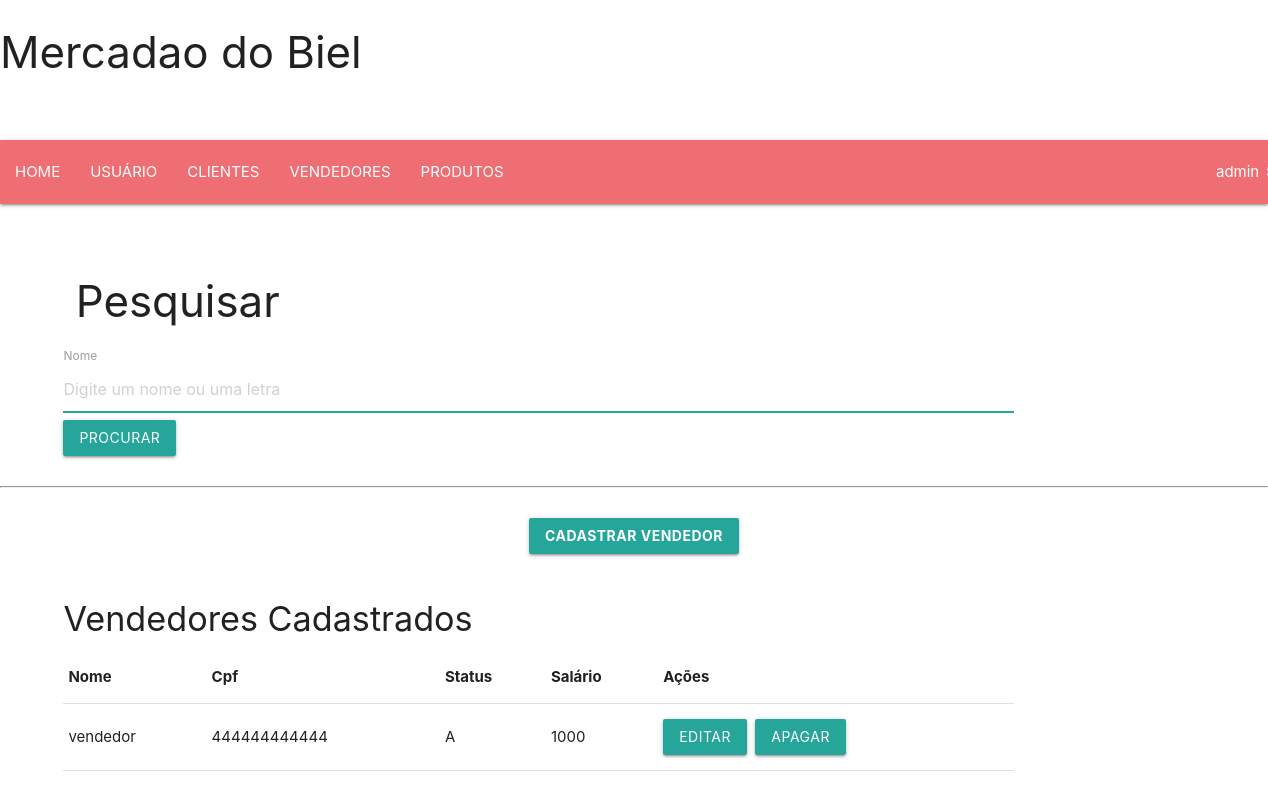
Screenshot of /vendedor.php (signed in) with the database file from the repository.
### tables this page shows
CREATE TABLE `vendedores` (
  `idvendedor` int(11) NOT NULL,
  `salario` int(11) NOT NULL,
  `fk_idpessoa` int(11) NOT NULL
);

CREATE TABLE `pessoas` (
  `idpessoa` int(11) NOT NULL,
  `nome` varchar(60) NOT NULL,
  `cpf` bigint(11) NOT NULL,
  `status` enum('A','I') NOT NULL
);

### vendedor.php (the view, shortened to what this page needs)
<!DOCTYPE HTML>
<html>
    <head>
        <link rel="stylesheet" href="https://cdnjs.cloudflare.com/ajax/libs/materialize/1.0.0/css/materialize.min.css">
    </head>
    <body>
        <header>
        <div class="col-md-4 col-md-offset-4"><h3>Mercadao do Biel</h3></div>
        <br/><br/>
        </header>
        <nav>
        <div class="col-xs-8 col-xs-offset-2">
            <div class="col-xs-6 col-xs-offset-0">
            <?php
                include("menu.php");
            ?>
           </div>
           <div class="col-xs-4 col-xs-offset-1">
           <div style="width: 35%; float:left; padding-left:55%;">
           <?php
                echo $_SESSION["user"];
                echo "<a href='sair.php' style='text-decoration: none; font-weight: bold;'>&nbsp;&nbsp;Sair</a>";
            ?>
            </div>
            </div>
        </div>
        <br/>
        </nav>
        <section>
        <br/><br/>
        <div style="width: 85%; padding-left:5%; padding-right:5%;">
        <div class="panel panel-primary">
            <div class="panel-heading"><h3 class="panel-title"><span class="glyphicon glyphicon-search" aria-hidden="true"></span>&nbsp;Pesquisar</h3></div>
                <div class="panel-body">
                    <form name="procura" id="procura" action="procura.php" method="post">
                    <label>Nome</label>
                    <input type="text" name="procura" placeholder="Digite um nome ou uma letra" maxlength="30" autofocus required="required" class="form-control" />
                    <br/>
                    <input type="submit" value="Procurar" class="btn btn-primary" />
                    </form>
                </div>
        </div>
        </div>
        <br/>
        <hr/>
        <br/>
        <center><a href="cadvendedor.php"><button class="btn btn-primary"><b>Cadastrar Vendedor</b></button></a></center>
        <br/>
        <div style="width: 85%; padding-left:5%; padding-right:5%;">
        <?php
            include("conecta.php");
            echo "<h4>Vendedores Cadastrados</h4>";
            $sql = mysqli_query($conn, "SELECT idvendedor,salario,nome,cpf,status FROM vendedores join pessoas on pessoas.idpessoa = vendedores.fk_idpessoa");
            echo "<table class='table table-hover'>";
            echo "<tr>";
                echo "<th>Nome</th>";
                echo "<th>Cpf</th>";
                echo "<th>Status</th>";
                echo "<th>Salário</th>";
                echo "<th>Ações</th>";
            echo "</tr>";
            while($vendedor = mysqli_fetch_array($sql)){
            echo "<tr>";
                $id = $vendedor['idvendedor'];
                echo "<td>".$vendedor['nome']."</td>";
                echo "<td>".$vendedor['cpf']."</td>";
                echo "<td>".$vendedor['status']."</td>";
                echo "<td>".$vendedor['salario']."</td>";
                echo "<td><a href='editarcliente.php?id=$id'><button type='submit' class='btn btn-success'>Editar</button></a>&nbsp;&nbsp;<a href='apagacliente.php?id=$id'><button type='submit' class='btn btn-danger'>Apagar</button></a></td>";
            echo "</tr>";
            }
        ?>
        </div>
        </section>
    </body>
</html>

### rows the page displays
vendedores: pessoas.nome "vendedor", pessoas.cpf "444444444444", pessoas.status "A", salario "1000"

### other values shown
$_SESSION["user"] "admin"
